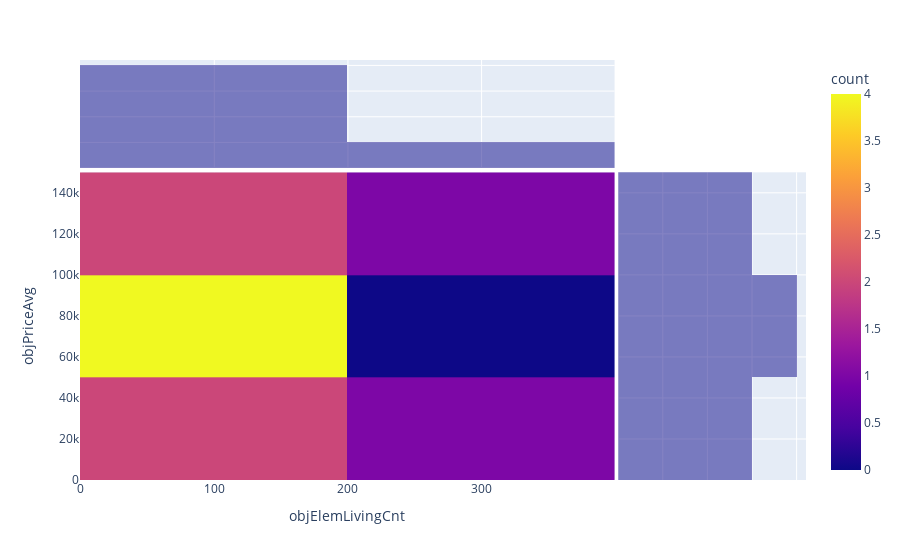

The notebook cell this image was saved under:
### Code cell
V1 = Visualizer(sampleDetaisation.df[['objElemLivingCnt','objPriceAvg']])
V1.make_heatmap(name_x="objElemLivingCnt", name_y="objPriceAvg")

### Figure 1 — Plotly figure (JSON) as saved in the notebook; plotly's stock layout.template omitted (floating-point values rounded to 4 significant figures)
{"data": [{"coloraxis": "coloraxis", "hovertemplate": "objElemLivingCnt=%{x}<br>objPriceAvg=%{y}<br>count=%{z}<extra></extra>", "name": "", "type": "histogram2d", "x": [44, 68, 43, 65, 0, 104, 0, 225, 198, 396], "xaxis": "x", "xbingroup": "x", "y": [55893, 53109, 47886, 45523, 50768, 61755, 117136, 44503, 103497, 102945], "yaxis": "y", "ybingroup": "y"}, {"alignmentgroup": "True", "bingroup": "x", "hovertemplate": "objElemLivingCnt=%{x}<br>count=%{y}<extra></extra>", "legendgroup": "", "marker": {"color": "#0d0887"}, "name": "", "offsetgroup": "", "opacity": 0.5, "showlegend": false, "type": "histogram", "x": [44, 68, 43, 65, 0, 104, 0, 225, 198, 396], "xaxis": "x3", "yaxis": "y3"}, {"alignmentgroup": "True", "bingroup": "y", "hovertemplate": "objPriceAvg=%{y}<br>count=%{x}<extra></extra>", "legendgroup": "", "marker": {"color": "#0d0887"}, "name": "", "offsetgroup": "", "opacity": 0.5, "showlegend": false, "type": "histogram", "xaxis": "x2", "y": [55893, 53109, 47886, 45523, 50768, 61755, 117136, 44503, 103497, 102945], "yaxis": "y2"}], "layout": {"barmode": "overlay", "coloraxis": {"colorbar": {"title": {"text": "count"}}, "colorscale": [[0, "#0d0887"], [0.1111, "#46039f"], [0.2222, "#7201a8"], [0.3333, "#9c179e"], [0.4444, "#bd3786"], [0.5556, "#d8576b"], [0.6667, "#ed7953"], [0.7778, "#fb9f3a"], [0.8889, "#fdca26"], [1, "#f0f921"]]}, "legend": {"tracegroupgap": 0}, "margin": {"t": 60}, "xaxis": {"anchor": "y", "domain": [0, 0.7363], "title": {"text": "objElemLivingCnt"}}, "xaxis2": {"anchor": "y2", "domain": [0.7413, 1], "matches": "x2", "showgrid": true, "showline": false, "showticklabels": false, "ticks": ""}, "xaxis3": {"anchor": "y3", "domain": [0, 0.7363], "matches": "x", "showgrid": true, "showticklabels": false}, "xaxis4": {"anchor": "y4", "domain": [0.7413, 1], "matches": "x2", "showgrid": true, "showline": false, "showticklabels": false, "ticks": ""}, "yaxis": {"anchor": "x", "domain": [0, 0.7326], "title": {"text": "objPriceAvg"}}, "yaxis2": {"anchor": "x2", "domain": [0, 0.7326], "matches": "y", "showgrid": true, "showticklabels": false}, "yaxis3": {"anchor": "x3", "domain": [0.7426, 1], "matches": "y3", "showgrid": true, "showline": false, "showticklabels": false, "ticks": ""}, "yaxis4": {"anchor": "x4", "domain": [0.7426, 1], "matches": "y3", "showgrid": true, "showline": false, "showticklabels": false, "ticks": ""}}}
